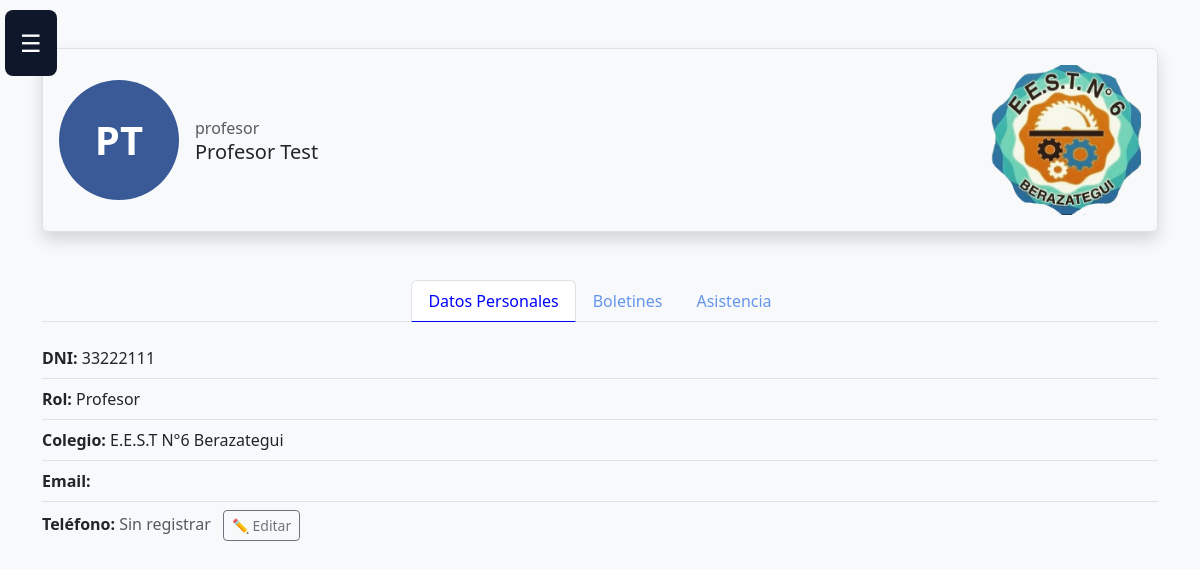
The page /S.G.I-Campus-VerFINAL-7mo7ma/usuario.php (signed in) on the database its author committed.
### tables this page shows
CREATE TABLE `usuarios` (
  `dni` int(10) UNSIGNED NOT NULL,
  `password` varchar(100) NOT NULL,
  `nombre` varchar(100) NOT NULL,
  `telefono` varchar(30) DEFAULT NULL,
  `rol` enum('root','admin','directivo','jefe_preceptores','jefe_area','jefe_taller','jefe_departamento','preceptor','profesor','familia') NOT NULL DEFAULT 'familia',
  `password_changed` tinyint(1) NOT NULL DEFAULT 1
);

### S.G.I-Campus-VerFINAL-7mo7ma/auth.php (called while the page is built, shortened)
<?php
if (!function_exists('tablaTieneColumna')) {
    function tablaTieneColumna(PDO $pdo, string $tabla, string $columna): bool {
        $stmt = $pdo->prepare("SELECT COUNT(*) FROM INFORMATION_SCHEMA.COLUMNS WHERE TABLE_SCHEMA = DATABASE() AND TABLE_NAME = ? AND COLUMN_NAME = ?");
        $stmt->execute([$tabla, $columna]);
        return (int)$stmt->fetchColumn() > 0;
    }
}

### S.G.I-Campus-VerFINAL-7mo7ma/usuario.php (the view, shortened to what this page needs)
<?php
require __DIR__.'/config.php';
require __DIR__.'/auth.php';
$user_id = $_SESSION['dni'];
$pdo = db();
$alumnosTieneTelefono = tablaTieneColumna($pdo, 'alumnos', 'telefono');
$telefonoSelect = $alumnosTieneTelefono ? 'a.telefono' : "'' AS telefono";
$stmt = $pdo->prepare("SELECT COALESCE(NULLIF(TRIM(u.nombre), ''), CONCAT('DNI ', u.dni)) AS nombre, u.dni, u.rol, $telefonoSelect FROM usuarios u LEFT JOIN alumnos a ON a.alumno_dni = u.dni WHERE u.dni = ?");
$stmt->execute([$user_id]);
$user = $stmt->fetch();
?>
<!DOCTYPE html>
<html lang="en">
<head>
  <link href="https://cdn.jsdelivr.net/npm/bootstrap@5.3.2/dist/css/bootstrap.min.css" rel="stylesheet">
  <link rel="stylesheet" href="css/menuHamburguesa.css">
  <link rel="stylesheet" href="css/usuario.css">
</head>
<body>
<header>
  <button class="menu-icon" aria-label="Abrir menú" onclick="openMenu()">☰</button>
</header>
<div class="container mt-5 d-flex justify-content-center">
  <div class="d-flex align-items-center justify-content-between border rounded shadow p-3 w-100">
    <div class="d-flex align-items-center">
      <div id="profileContainer" class="me-3"></div>
      <div>
        <div class="text-muted">  <?php echo $user['rol']; ?></div>
        <h5 class="mb-0"> <?php echo $user['nombre']; ?> </h5>
      </div>
    </div>
    <div>
      <img id="extraImage" src="imagenes/logotecn6.webp" class="extra-image" alt="Imagen fija">
    </div>
  </div>
</div>
<div class="container mt-5">
  <ul class="nav nav-tabs justify-content-center" id="myTab" role="tablist">
    <li class="nav-item"><button class="nav-link active" data-bs-toggle="tab" data-bs-target="#datos">Datos Personales</button></li>
    <li class="nav-item"><button class="nav-link" data-bs-toggle="tab" data-bs-target="#boletines">Boletines</button></li>
    <li class="nav-item"><button class="nav-link" data-bs-toggle="tab" data-bs-target="#asistencia">Asistencia</button></li>
  </ul>
  <div class="tab-content mt-4">
    <div id="datos" class="tab-pane active show">
      <ul class="list-unstyled list-border">
        <li><strong>DNI:</strong> <?php echo htmlspecialchars($user['dni']); ?></li>
        <li><strong>Rol:</strong> <?php echo htmlspecialchars(ucfirst($user['rol'])); ?></li>
        <li><strong>Colegio:</strong> E.E.S.T N°6 Berazategui</li>
        <li><strong>Email:</strong></li>
        <li>
          <strong>Teléfono:</strong>
          <?php if ($alumnosTieneTelefono): ?>
            <?php if (!empty($user['telefono'])): ?>
              <span id="telMostrado"><?php echo htmlspecialchars($user['telefono']); ?></span>
            <?php else: ?>
              <span id="telMostrado" class="text-muted">Sin registrar</span>
            <?php endif; ?>
            <button type="button" class="btn btn-sm btn-outline-secondary ms-2" id="btnEditarTel"
                    onclick="document.getElementById('formTelefono').style.display='block';this.style.display='none';">
              ✏️ Editar
            </button>
          <?php else: ?>
            <span class="text-muted">La columna de teléfono no está disponible en esta instalación.</span>
          <?php endif; ?>
        </li>
      </ul>
    </div>
  </div>
</div>
</body>
</html>

### S.G.I-Campus-VerFINAL-7mo7ma/css/usuario.css (style rules this page uses)
.list-border li + li { border-top: 1px solid #dee2e6; padding-top: 0.5rem; margin-top: 0.5rem; }
.nav-tabs .nav-link.active { color: blue; border-bottom-color: blue; }
.nav-link { color: cornflowerblue; border: none; border-bottom: 2px solid transparent; }
.extra-image { width: 150px; height: 150px; object-fit: cover; border-radius: 12px; }
button.menu-icon { font-size: 24px; padding: 15px; position: absolute; top: 10px; left: 5px; background: #0f172a; color: white; border: none; border-radius: 8px; cursor: pointer; z-index: 1001; }

### S.G.I-Campus-VerFINAL-7mo7ma/usuario.php (style rules this page uses)
body { background: #f8f9fa; }

### rows shown on the page
usuarios: rol "profesor", dni "33222111", rol "Profesor"

### other values the page prints
$user['nombre'] "Profesor Test"
